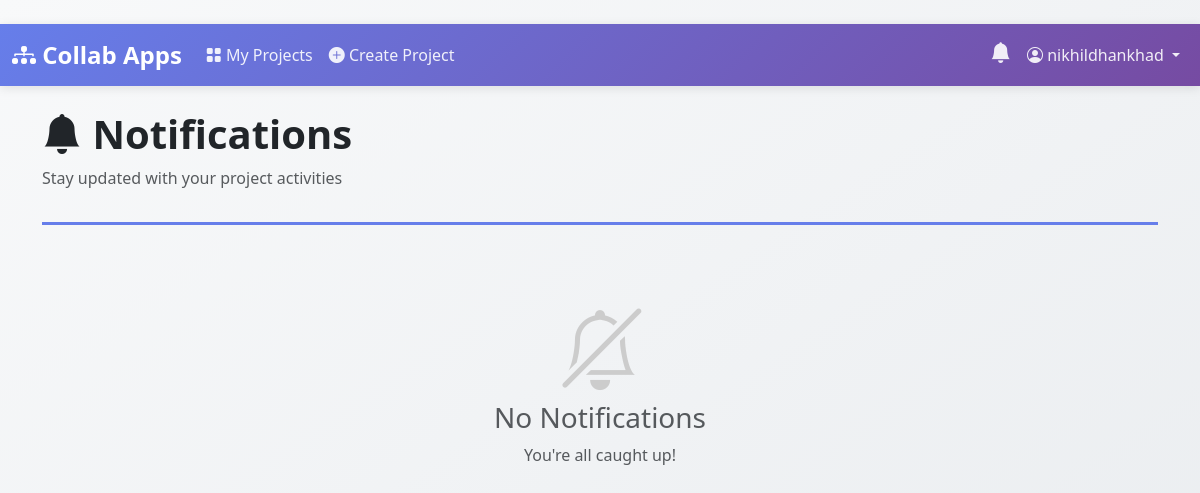
Page /projects/notifications/ (signed in) on the earlier database version.
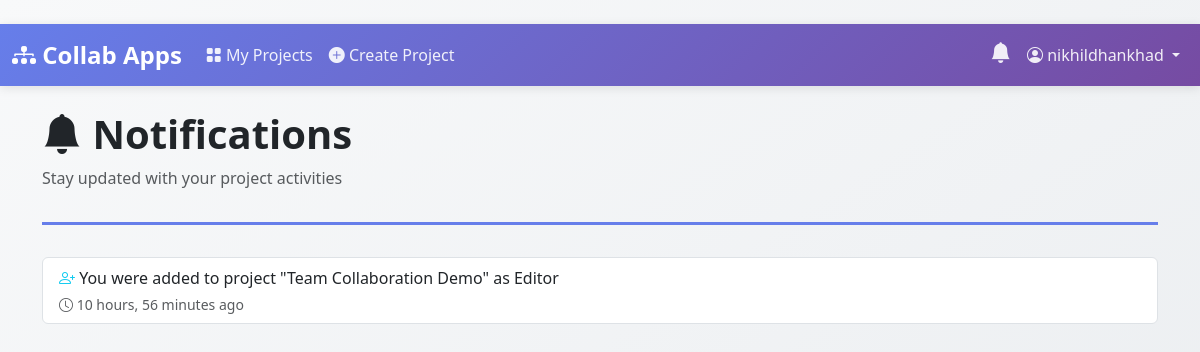
Same page on the later database version.
### projects/models.py (models this page shows, shortened)
class Notification(models.Model):
    TYPE_CHOICES = [
        ('mention', 'Mention'),
        ('task_assigned', 'Task Assigned'),
        ('member_added', 'Member Added'),
        ('comment_added', 'Comment Added'),
        ('file_uploaded', 'File Uploaded'),
    ]
    user = models.ForeignKey(User, on_delete=models.CASCADE, related_name='notifications')
    message = models.CharField(max_length=255)
    notification_type = models.CharField(max_length=20, choices=TYPE_CHOICES)
    related_project = models.ForeignKey(Project, on_delete=models.CASCADE, null=True, blank=True)
    related_task = models.ForeignKey(Task, on_delete=models.CASCADE, null=True, blank=True)
    is_read = models.BooleanField(default=False)
    created_at = models.DateTimeField(auto_now_add=True)
    class Meta:
        ordering = ['-created_at']

### projects/views.py (the view)
# urls.py: path('notifications/', views.NotificationListView.as_view(), name='notifications'),
class NotificationListView(LoginRequiredMixin, ListView):
    model = Notification
    template_name = 'projects/notifications.html'
    context_object_name = 'notifications'
    paginate_by = 20
    def get_queryset(self):
        return Notification.objects.filter(user=self.request.user)

### templates/projects/notifications.html (shortened to what this page needs)
{% extends 'base.html' %}
{% block content %}
<div class="page-header">
    <h1 class="display-6 fw-bold">
        <i class="bi bi-bell-fill"></i> Notifications
    </h1>
    <p class="text-muted">Stay updated with your project activities</p>
</div>
{% if notifications %}
<div class="list-group">
    {% for notification in notifications %}
    <a href="{% url 'mark_notification_read' notification.pk %}"
        class="list-group-item list-group-item-action {% if not notification.is_read %}notification-item unread{% endif %}">
        <div class="d-flex w-100 justify-content-between align-items-start">
            <div>
                <div class="mb-1">
                    {% if notification.notification_type == 'mention' %}
                    <i class="bi bi-at text-primary"></i>
                    {% elif notification.notification_type == 'task_assigned' %}
                    <i class="bi bi-clipboard-check text-success"></i>
                    {% elif notification.notification_type == 'member_added' %}
                    <i class="bi bi-person-plus text-info"></i>
                    {% else %}
                    <i class="bi bi-bell"></i>
                    {% endif %}
                    {{ notification.message }}
                </div>
                <small class="text-muted">
                    <i class="bi bi-clock"></i> {{ notification.created_at|timesince }} ago
                </small>
            </div>
        </div>
    </a>
    {% endfor %}
</div>
{% else %}
<div class="text-center py-5">
    <i class="bi bi-bell-slash" style="font-size: 5rem; color: #ccc;"></i>
    <h3 class="text-muted mt-3">No Notifications</h3>
    <p class="text-muted">You're all caught up!</p>
</div>
{% endif %}
{% endblock %}

Differences in the rows shown:
added Notification: notification_type "member_added" (drawn), message "You were added to project \"Team Collaboration Demo\" as Editor", created_at "10 hours, 56 minutes"
Other differences:
text no longer shown: "No Notifications You're all caught up!"
